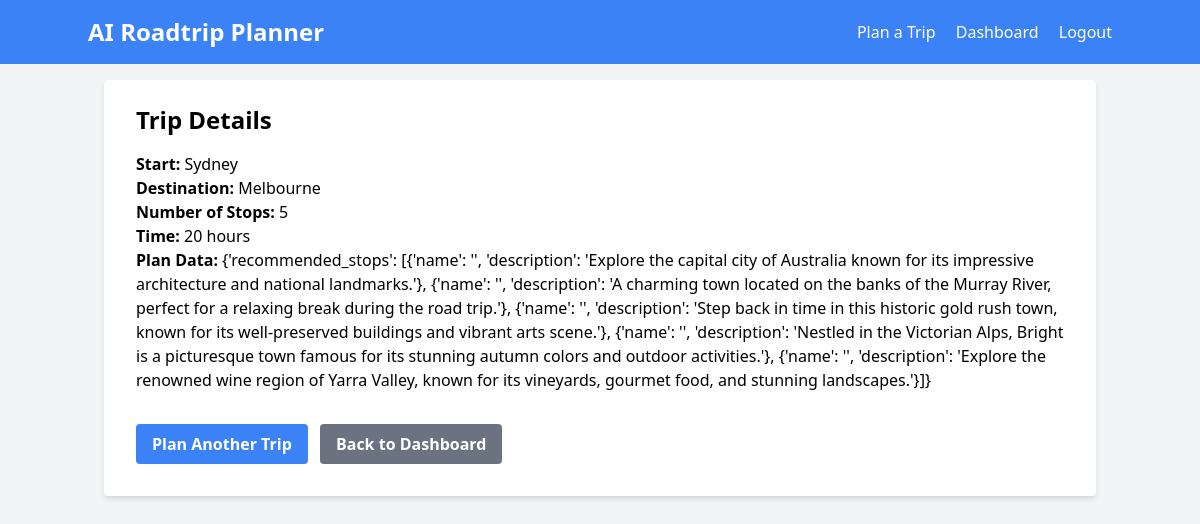
Page /view_trip/3 (signed in) on the committed database.
### app.py (models this page shows)
class TripPlan(db.Model):
    id = db.Column(db.Integer, primary_key=True)
    start = db.Column(db.String(100), nullable=False)
    destination = db.Column(db.String(100), nullable=False)
    stops = db.Column(db.Integer, nullable=False)
    time = db.Column(db.Integer, nullable=False)
    preferred_activities = db.Column(db.String(255))
    plan_data = db.Column(db.Text)
    user_id = db.Column(db.Integer, db.ForeignKey('user.id'), nullable=False)

### app.py (the view)
@app.route('/view_trip/<int:trip_id>')
def view_trip(trip_id):
    trip = TripPlan.query.get(trip_id)
    if trip is None:
        abort(404, description="Trip not found")
    return render_template('view_trip.html', trip=trip)

### app.py (called while the page is built)
@login_manager.user_loader
def load_user(user_id):
    return User.query.get(int(user_id))

### templates/view_trip.html
{% extends "base.html" %}
{% block content %}
<div class="bg-white shadow-md rounded px-8 pt-6 pb-8 mb-4">
    <h2 class="text-2xl font-bold mb-4">Trip Details</h2>
    <div class="mb-4">
        <p><strong>Start:</strong> {{ trip.start }}</p>
        <p><strong>Destination:</strong> {{ trip.destination }}</p>
        <p><strong>Number of Stops:</strong> {{ trip.stops }}</p>
        <p><strong>Time:</strong> {{ trip.time }} hours</p>
        <p><strong>Plan Data:</strong> {{ trip.plan_data }}</p>
    </div>
    <a href="{{ url_for('plan_trip') }}" class="bg-blue-500 hover:bg-blue-700 text-white font-bold py-2 px-4 rounded mt-4 inline-block">Plan Another Trip</a>
    {% if current_user.is_authenticated %}
    <a href="{{ url_for('dashboard') }}" class="bg-gray-500 hover:bg-gray-700 text-white font-bold py-2 px-4 rounded mt-4 ml-2 inline-block">Back to Dashboard</a>
    {% endif %}
</div>
{% endblock %}

### rows in the picture
TripPlan: start "Sydney", destination "Melbourne", stops "5", time "20", plan_data "{'recommended_stops': [{'name': '', 'description': 'Explore the capital city of Australia known for its impressive architecture and national landmarks.'}, {'name': '', 'description': 'A charming town located on the banks of the Murray River, perfect for a relaxing break during the road trip.'}, {'name': '', 'description': 'Step back in time in this historic gold rush town, known for its well-preserved buildings and vibrant arts scene.'}, {'name': '', 'description': 'Nestled in the Victorian Alps, Bright is a picturesque town famous for its stunning autumn colors and outdoor activities.'}, {'name': '', 'description': 'Explore the renowned wine region of Yarra Valley, known for its vineyards,…"
